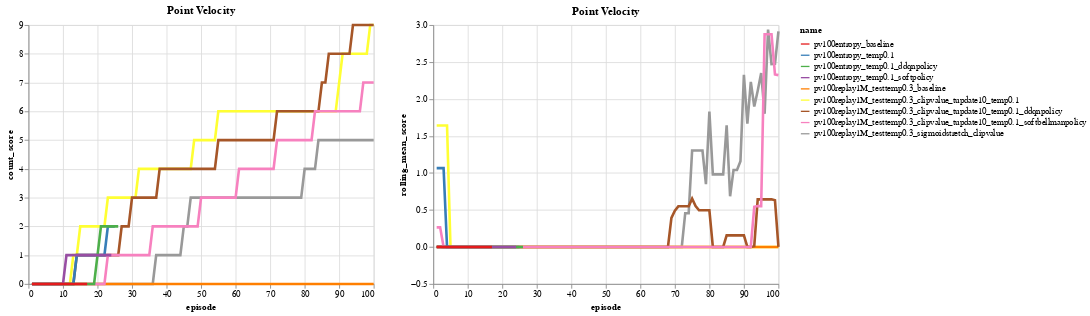

Notebook code cell kept with this figure:
### Code cell
jobs = [
#     'pv100_noexplore',
#     'pv100_sigmoidstretch_clipvalue',
#     'pv100_clipvalue',
#     'pv100_sigmoidstretch_clipvalue_tupdate10',
#     'pv100_clipvalue_tupdate10',
#     'pv100_clipvalue_tupdate1',
#     'pv100_clipvalue_tupdate10_temp0.1',
#     'pv100_testtemp0.3*',
    'pv100replay1M*',
    'pv100entropy*',
]
data = pd.concat([load_jobs(j) for j in jobs], sort=False)

subset = data
# subset['replay1M'] = subset['name'].str.contains('replay1M')
# subset = subset[subset['eval'] == False]
subset = subset[subset['episode'] <= 100]
chart = alt.Chart(subset, title="Point Velocity", width=400, height=300).mark_line(size=3).encode(
    x='episode',
    color='name',
    detail='name',
    tooltip=['name', 'episode', 'score', 'novelty_score', 'count_score:Q']
).transform_calculate(
    has_score=(alt.datum.score > 0.1),
).transform_window(
    sum_novelty='sum(novelty_score)',
    frame=[None, 0],
    groupby=['name']
).transform_window(
    sum_score='sum(score)',
    frame=[None, 0],
    groupby=['name']
).transform_window(
    count_score='sum(has_score)',
    frame=[None, 0],
    groupby=['name']
).transform_window(
    rolling_mean_score='mean(score)',
    frame=[-5, 0],
    groupby=['name']
).transform_window(
    rolling_mean_novelty='mean(novelty_score)',
    frame=[-5, 0],
    groupby=['name']
)
chart.encode(y='count_score:Q').transform_filter(alt.datum.eval == False) | \
chart.encode(y='rolling_mean_score:Q').transform_filter(alt.datum.eval == True)

### Figure 1 — Vega-Lite specification as saved in the notebook (floating-point values rounded to 4 significant figures; data arrays with more than 128 entries replaced by an {"elided": "..."} marker saying what was removed)
{"config": {"view": {"height": 400, "width": 600}, "range": {"category": {"scheme": "set1"}, "ordinal": {"scheme": "set1"}}, "legend": {"labelLimit": 0}, "background": "white"}, "hconcat": [{"mark": {"type": "line", "size": 3}, "encoding": {"color": {"type": "nominal", "field": "name"}, "detail": {"type": "nominal", "field": "name"}, "tooltip": [{"type": "nominal", "field": "name"}, {"type": "quantitative", "field": "episode"}, {"type": "quantitative", "field": "score"}, {"type": "quantitative", "field": "novelty_score"}, {"type": "quantitative", "field": "count_score"}], "x": {"type": "quantitative", "field": "episode"}, "y": {"type": "quantitative", "field": "count_score"}}, "height": 300, "title": "Point Velocity", "transform": [{"calculate": "(datum.score > 0.1)", "as": "has_score"}, {"window": [{"op": "sum", "field": "novelty_score", "as": "sum_novelty"}], "frame": [null, 0], "groupby": ["name"]}, {"window": [{"op": "sum", "field": "score", "as": "sum_score"}], "frame": [null, 0], "groupby": ["name"]}, {"window": [{"op": "sum", "field": "has_score", "as": "count_score"}], "frame": [null, 0], "groupby": ["name"]}, {"window": [{"op": "mean", "field": "score", "as": "rolling_mean_score"}], "frame": [-5, 0], "groupby": ["name"]}, {"window": [{"op": "mean", "field": "novelty_score", "as": "rolling_mean_novelty"}], "frame": [-5, 0], "groupby": ["name"]}, {"filter": "(datum.eval === false)"}], "width": 400}, {"mark": {"type": "line", "size": 3}, "encoding": {"color": {"type": "nominal", "field": "name"}, "detail": {"type": "nominal", "field": "name"}, "tooltip": [{"type": "nominal", "field": "name"}, {"type": "quantitative", "field": "episode"}, {"type": "quantitative", "field": "score"}, {"type": "quantitative", "field": "novelty_score"}, {"type": "quantitative", "field": "count_score"}], "x": {"type": "quantitative", "field": "episode"}, "y": {"type": "quantitative", "field": "rolling_mean_score"}}, "height": 300, "title": "Point Velocity", "transform": [{"calculate": "(datum.score > 0.1)", "as": "has_score"}, {"window": [{"op": "sum", "field": "novelty_score", "as": "sum_novelty"}], "frame": [null, 0], "groupby": ["name"]}, {"window": [{"op": "sum", "field": "score", "as": "sum_score"}], "frame": [null, 0], "groupby": ["name"]}, {"window": [{"op": "sum", "field": "has_score", "as": "count_score"}], "frame": [null, 0], "groupby": ["name"]}, {"window": [{"op": "mean", "field": "score", "as": "rolling_mean_score"}], "frame": [-5, 0], "groupby": ["name"]}, {"window": [{"op": "mean", "field": "novelty_score", "as": "rolling_mean_novelty"}], "frame": [-5, 0], "groupby": ["name"]}, {"filter": "(datum.eval === true)"}], "width": 400}], "data": {"name": "data-7d890e4febfa706a9f48741ab567b99b"}, "$schema": "https://vega.github.io/schema/vega-lite/v4.8.1.json", "datasets": {"data-7d890e4febfa706a9f48741ab567b99b": {"elided": "1184 records"}}}
